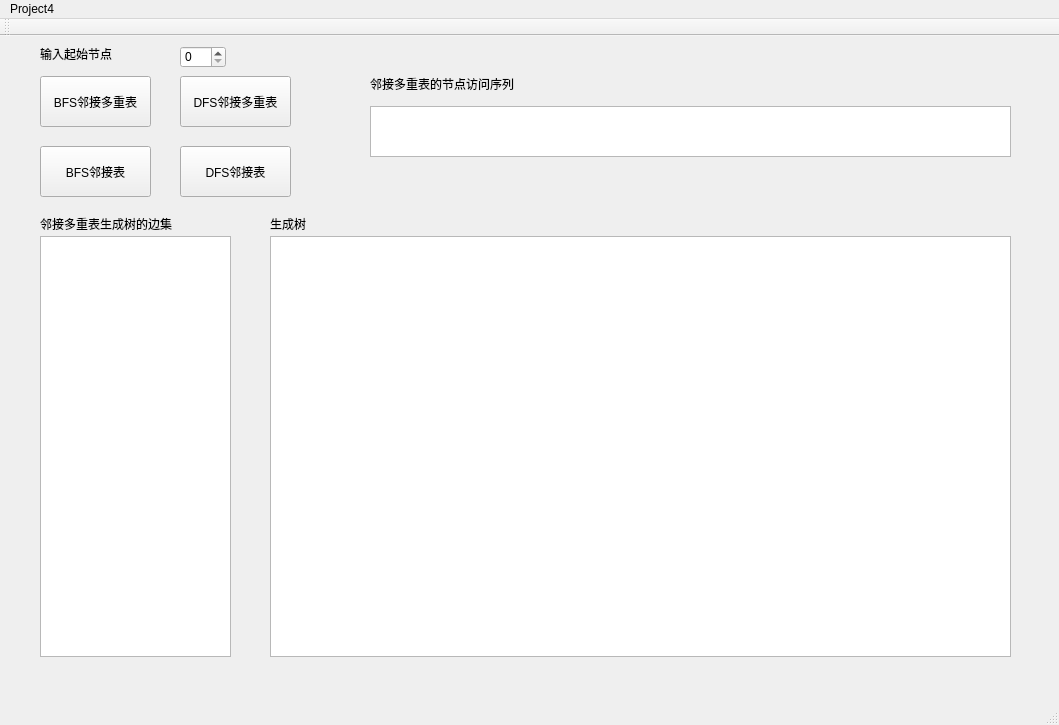
<?xml version="1.0" encoding="UTF-8"?>
<ui version="4.0">
 <class>graph</class>
 <widget class="QMainWindow" name="graph">
  <property name="geometry">
   <rect>
    <x>0</x>
    <y>0</y>
    <width>1059</width>
    <height>725</height>
   </rect>
  </property>
  <property name="windowTitle">
   <string>graph</string>
  </property>
  <widget class="QWidget" name="centralWidget">
   <widget class="QPushButton" name="DFS">
    <property name="geometry">
     <rect>
      <x>180</x>
      <y>110</y>
      <width>111</width>
      <height>51</height>
     </rect>
    </property>
    <property name="text">
     <string>DFS邻接表</string>
    </property>
   </widget>
   <widget class="QTextBrowser" name="textBrowser_2">
    <property name="geometry">
     <rect>
      <x>270</x>
      <y>200</y>
      <width>741</width>
      <height>421</height>
     </rect>
    </property>
   </widget>
   <widget class="QPushButton" name="DFSmul">
    <property name="geometry">
     <rect>
      <x>180</x>
      <y>40</y>
      <width>111</width>
      <height>51</height>
     </rect>
    </property>
    <property name="text">
     <string>DFS邻接多重表</string>
    </property>
   </widget>
   <widget class="QPushButton" name="BFS">
    <property name="geometry">
     <rect>
      <x>40</x>
      <y>110</y>
      <width>111</width>
      <height>51</height>
     </rect>
    </property>
    <property name="text">
     <string>BFS邻接表</string>
    </property>
   </widget>
   <widget class="QPushButton" name="BFSmul">
    <property name="geometry">
     <rect>
      <x>40</x>
      <y>40</y>
      <width>111</width>
      <height>51</height>
     </rect>
    </property>
    <property name="text">
     <string>BFS邻接多重表</string>
    </property>
   </widget>
   <widget class="QTextBrowser" name="textBrowser">
    <property name="geometry">
     <rect>
      <x>370</x>
      <y>70</y>
      <width>641</width>
      <height>51</height>
     </rect>
    </property>
   </widget>
   <widget class="QTableView" name="tableView">
    <property name="geometry">
     <rect>
      <x>40</x>
      <y>200</y>
      <width>191</width>
      <height>421</height>
     </rect>
    </property>
   </widget>
   <widget class="QLabel" name="label">
    <property name="geometry">
     <rect>
      <x>370</x>
      <y>40</y>
      <width>301</width>
      <height>16</height>
     </rect>
    </property>
    <property name="text">
     <string>邻接多重表的节点访问序列</string>
    </property>
   </widget>
   <widget class="QLabel" name="label_2">
    <property name="geometry">
     <rect>
      <x>40</x>
      <y>180</y>
      <width>211</width>
      <height>16</height>
     </rect>
    </property>
    <property name="text">
     <string>邻接多重表生成树的边集</string>
    </property>
   </widget>
   <widget class="QLabel" name="label_3">
    <property name="geometry">
     <rect>
      <x>270</x>
      <y>180</y>
      <width>72</width>
      <height>15</height>
     </rect>
    </property>
    <property name="text">
     <string>生成树</string>
    </property>
   </widget>
   <widget class="QSpinBox" name="spinBox">
    <property name="geometry">
     <rect>
      <x>180</x>
      <y>10</y>
      <width>46</width>
      <height>22</height>
     </rect>
    </property>
   </widget>
   <widget class="QLabel" name="label_4">
    <property name="geometry">
     <rect>
      <x>40</x>
      <y>10</y>
      <width>111</width>
      <height>16</height>
     </rect>
    </property>
    <property name="text">
     <string>输入起始节点</string>
    </property>
   </widget>
  </widget>
  <widget class="QMenuBar" name="menuBar">
   <property name="geometry">
    <rect>
     <x>0</x>
     <y>0</y>
     <width>1059</width>
     <height>26</height>
    </rect>
   </property>
   <widget class="QMenu" name="menuProject4">
    <property name="title">
     <string>Project4</string>
    </property>
   </widget>
   <addaction name="menuProject4"/>
  </widget>
  <widget class="QToolBar" name="mainToolBar">
   <attribute name="toolBarArea">
    <enum>TopToolBarArea</enum>
   </attribute>
   <attribute name="toolBarBreak">
    <bool>false</bool>
   </attribute>
  </widget>
  <widget class="QStatusBar" name="statusBar"/>
 </widget>
 <layoutdefault spacing="6" margin="11"/>
 <resources/>
 <connections/>
</ui>
